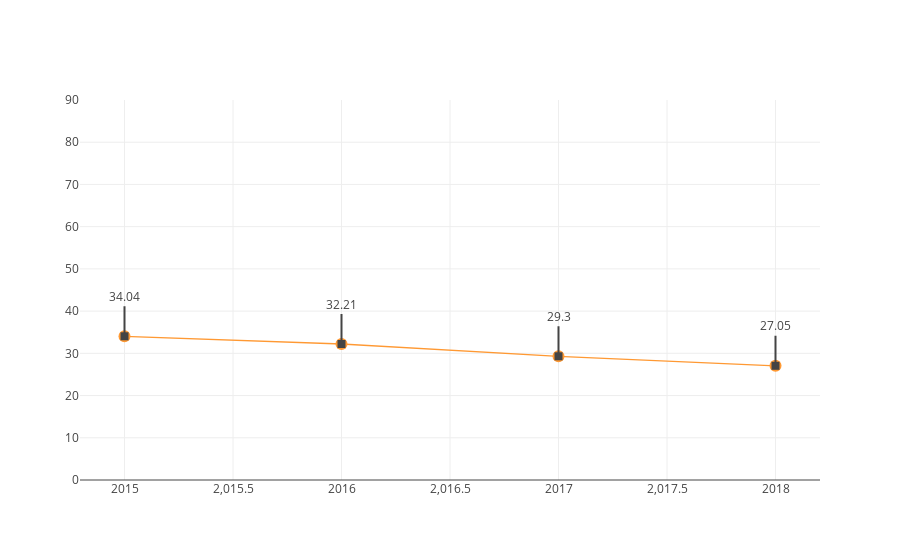

Here is the notebook cell this chart was saved with:
### Code cell
autoCensoLine('IN_ALIMENTACAO')

### Figure 1 — Plotly figure (JSON) as saved in the notebook; plotly's stock layout.template omitted (floating-point values rounded to 4 significant figures)
{"data": [{"line": {"color": "rgba(255, 153, 51, 1.0)", "dash": "solid", "shape": "linear", "width": 1.3}, "marker": {"size": 12, "symbol": "circle"}, "mode": "lines+markers", "name": "proporcao", "text": "", "type": "scatter", "uid": "067fdb2e-907e-4774-8594-5421ff4f9bef", "x": [2015, 2016, 2017, 2018], "y": [34.04, 32.21, 29.3, 27.05]}], "layout": {"annotations": [{"arrowhead": 7, "ax": 0, "ay": -40, "showarrow": true, "text": "34.04", "x": 2015, "xref": "x", "y": 34.04, "yref": "y"}, {"arrowhead": 7, "ax": 0, "ay": -40, "showarrow": true, "text": "32.21", "x": 2016, "xref": "x", "y": 32.21, "yref": "y"}, {"arrowhead": 7, "ax": 0, "ay": -40, "showarrow": true, "text": "29.3", "x": 2017, "xref": "x", "y": 29.3, "yref": "y"}, {"arrowhead": 7, "ax": 0, "ay": -40, "showarrow": true, "text": "27.05", "x": 2018, "xref": "x", "y": 27.05, "yref": "y"}], "showlegend": false, "yaxis": {"range": [0, 90]}}}
